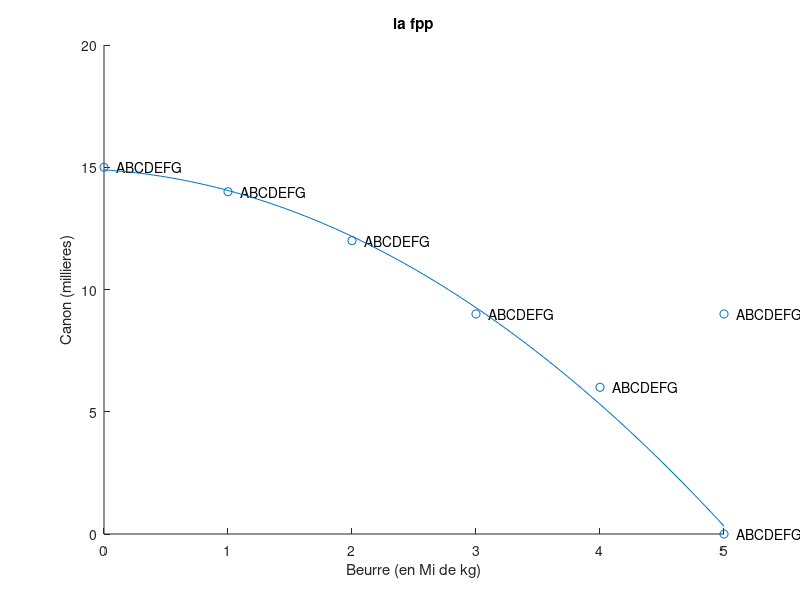

Write MATLAB code to recreate this figure.
%% La fpp (frontière des possibilités de production)
% Exemple de beurre vs canon de Samuelson
% Cas    A  B  C  D  E  F G
% Beurre 0  1  2  3  4  5 5
% Canon  15 14 12 9  6  9 0

% Données
beurre = [(0:5) 5];
canon = [15 14 12 9 6 9 0];
cas = cellstr(["A", "B", "C", "D", "E", "F", "G"]);
ind = [(1:5) 7];  % valeurs pour la courbe

% Scatter plot
figure;
scatter(beurre, canon)

title("la fpp")
xlabel("Beurre (en Mi de kg)")  % Mi = millions
ylabel("Canon (millieres)")
xticks((0:5))
text(beurre + .1, canon, cas);

% Best fit line
hold on
beurre_courbe = beurre(ind);
canon_courbe = canon(ind);
courbe_coeffs = ...
    [beurre_courbe .* beurre_courbe; 
     beurre_courbe;
     ones(size(beurre_courbe))
     ]' \ canon_courbe';
courbe_x = linspace(0, 5);
courbe_y = [courbe_x .* courbe_x; courbe_x; ones(1, 100)]' * courbe_coeffs;
plot(courbe_x, courbe_y, '-')
 